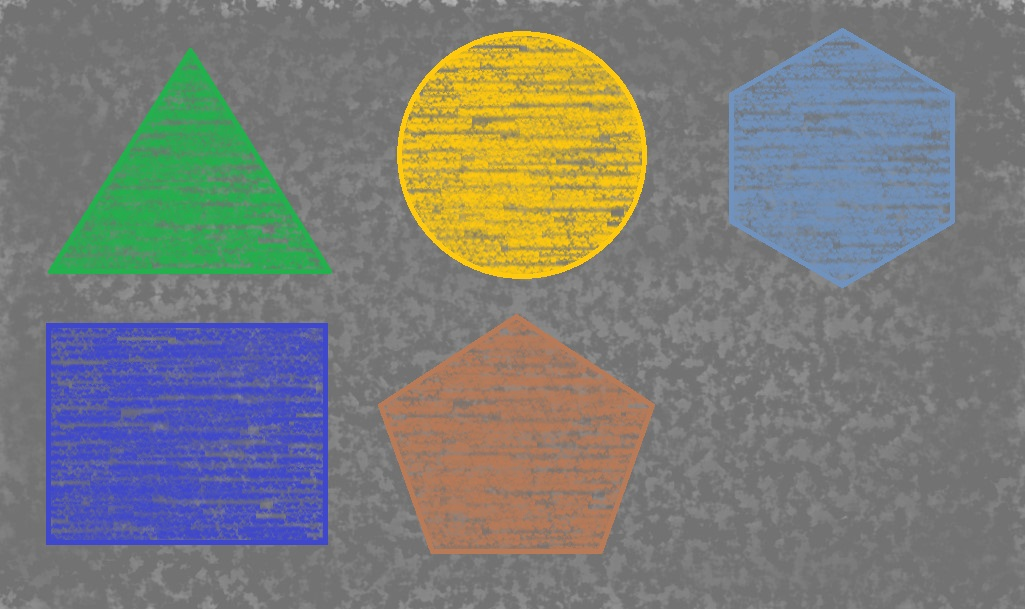
#> input picture shapes_nonsolid.jpg, 1025 x 609 px; its folder holds 4 pictures in this run
$ python test_examples.py
#> lines starting #> are read from the running program, lines starting #| are printed output that depends on the picture; after the words box and inside, x2 and y2 are one past the last pixel; in counts of white or black regions, pixels touching at a corner belong together
#> the answer given: 1
#> the answer given: 1
#> further down, img is the input picture: shape (609, 1025, 3); mean B, G, R 120, 124.5, 122.9
### GSD.py
import numpy as np
import cv2

seg2shape = {
    3: "Triangle",
    5: "Pentagon",
    6: "Hexagon",
    7: "Heptagon",
    8: "Octagon",
    9: "Nonagon",
    10: "Decagon"
}

def detect_shape(cnt):
    epsilon = 0.01*cv2.arcLength(cnt, True)
    approx = cv2.approxPolyDP(cnt,epsilon,True)

    num_segments = int(len(approx))
    M = cv2.moments(cnt)
    cx = int(M['m10']/M['m00'])
    cy = int(M['m01']/M['m00'])

    if num_segments > 10:
        dist = np.asarray(approx).reshape((len(approx), -1)) - np.asarray([[cx, cy]])
        dist = dist**2
        dist = np.sqrt(dist[:,0] + dist[:,1])
        majorAxis = np.max(dist)
        minorAxis = np.min(dist)
        diff = majorAxis - minorAxis
        a1 = cv2.contourArea(cnt)
        a2 = np.pi*majorAxis*minorAxis
        areaDiff = abs(a2-a1)

        if areaDiff < 500:
            if diff < 12:
                return ["Circle", cx, cy]
            else:
                return ["Ellipse", cx, cy]
        else:
            return ["None", cx, cy]
    elif num_segments > 2:
        if num_segments == 4:
            cos = []
            x = np.asarray([(approx[3][0][0] - approx[0][0][0]), (approx[3][0][1] - approx[0][0][1])])
            y = np.asarray([(approx[1][0][0] - approx[0][0][0]), (approx[1][0][1] - approx[0][0][1])])
            cos.append(abs(np.sum(x*y)/np.sqrt(np.sum(x*x)*np.sum(y*y))))
            diff = abs(np.sqrt(np.sum(x*x)) - np.sqrt(np.sum(y*y)))

            for i in range(1, 3):
                x = np.asarray([(approx[i-1][0][0] - approx[i][0][0]), (approx[i-1][0][1] - approx[i][0][1])])
                y = np.asarray([(approx[i+1][0][0] - approx[i][0][0]), (approx[i+1][0][1] - approx[i][0][1])])
                cos.append(abs(np.sum(x*y)/np.sqrt(np.sum(x*x)*np.sum(y*y))))

            if (cos[0] <0.01) and (cos[1] <0.01) and (cos[2] <0.01):
                if diff < 6:
                    return ["Square", cx, cy]
                else:
                    return ["Rectangle", cx, cy]
            else:
                return ["Quadrilateral", cx, cy]

        return [seg2shape[num_segments], cx, cy]
    else:
        return ["None", cx, cy]

def find_GS(img, test_img="test", debug_flag=0):
#> called with test_img = 'shapes_nonsolid', debug_flag = 1
    kernel = np.ones((5,5),np.uint8)
    fimg = np.copy(img)
    final_edges = 0*np.copy(img[:, :, 1])
#> final_edges: shape (426, 718); every value is 0

    for ch in range(3):
        imgray = np.copy(img[:,:,ch])
        imgray = cv2.bilateralFilter(imgray,6,50,50)
        if debug_flag:
                        cv2.imwrite("outputs/Grey_" + test_img + "_" + str(ch) + ".jpg", imgray)
        edges = cv2.Canny(imgray,100,200)
        edges = cv2.dilate(edges,kernel,iterations = 2)
        edges = cv2.erode(edges,kernel,iterations = 2)
        if debug_flag:
            cv2.imwrite("outputs/Edges_" + test_img + "_" + str(ch) + ".jpg", edges)
        final_edges += edges
#> this loop made 3 passes
#> pass 1, in find_GS, `imgray = np.copy(img[:,:,ch])`:
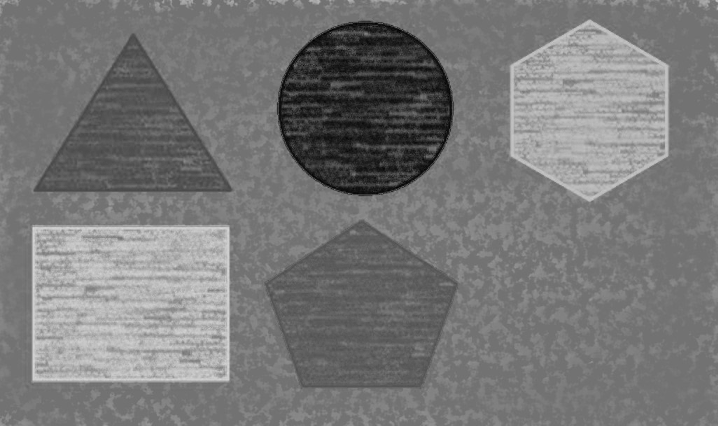
#> imgray: shape (426, 718); min 0, max 216, mean 120
#> pass 1, in find_GS, `edges = cv2.Canny(imgray,100,200)`:
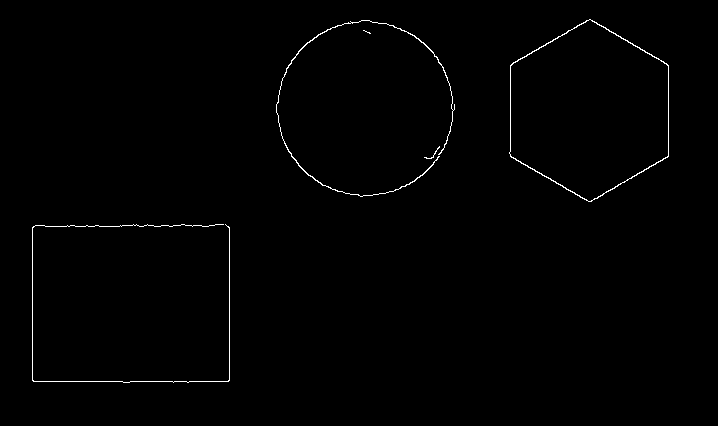
#> edges: shape (426, 718); 0.68% white in thin lines or dots, all inside (x1, y1, x2, y2) = (32, 19, 669, 383)
#> after the loop:
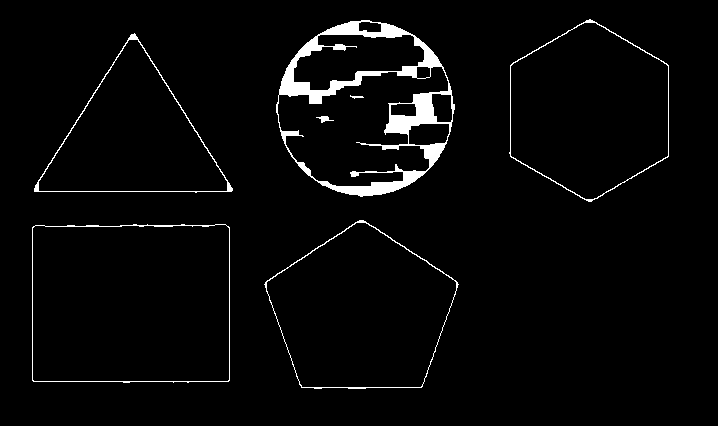
#> final_edges: shape (426, 718); min 0, max 255, mean 7.8
#> after the loop:
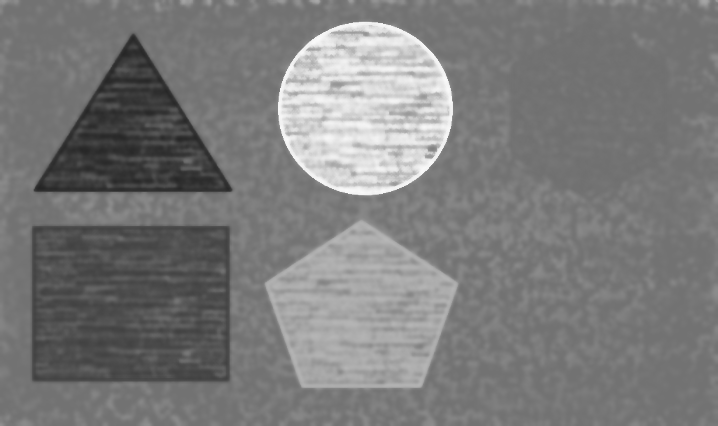
#> imgray: shape (426, 718); min 36, max 251, mean 122.9

    final_edges = np.uint8(final_edges)
    if debug_flag:
        cv2.imwrite("outputs/Edges_" + test_img + ".jpg", final_edges)

    contours, hierarchy = cv2.findContours(final_edges, cv2.RETR_TREE, cv2.CHAIN_APPROX_SIMPLE)
#> contours = 18 contours, 1 with area under 20; largest, box (x1, y1, x2, y2) and area: (32, 224, 230, 383) 30701, (32, 224, 230, 382) 30621, (276, 20, 455, 197) 24062, (264, 220, 459, 389) 22756, (266, 222, 457, 388) 22571
    dimg = cv2.drawContours(np.copy(img), contours, -1, (0,255,0), 3)
    if debug_flag:
        cv2.imwrite("outputs/Contours_" + test_img + ".jpg", dimg)
    dimg = np.copy(img)

    for i in range(len(hierarchy[0])):
        if hierarchy[0][i][3] == -1:
            cnt = contours[i]
            [shape, cx, cy] = detect_shape(cnt)

            if shape != "None":
                fimg = cv2.drawContours(fimg, [cnt], 0, (0,255,0), 3)
                dimg = cv2.drawContours(dimg, [cnt], 0, (0,255,0), 3)
                font = cv2.FONT_HERSHEY_SIMPLEX
                cv2.putText(fimg, shape, (cx, cy), font, 0.5, (255,255,255), 1, cv2.LINE_AA)
#> this loop made 18 passes
#> (epsilon in detect_shape, num_segments in detect_shape, cx, cy, majorAxis in detect_shape, minorAxis in detect_shape, diff in detect_shape, a1 in detect_shape) on pass 7: (5.84, 15, 364, 107, 90.02, 86.33, 3.69, 24061.5)
#> (epsilon in detect_shape, approx in detect_shape, num_segments in detect_shape, cx, cy, diff in detect_shape) on pass 1: (7.11, [[229, 227], [33, 226], [32, 380], [228, 381]], 4, 130, 303, 42)
#> pass 1, in find_GS, `fimg = cv2.drawContours(fimg, [cnt], 0, (0,255,0), 3)`:
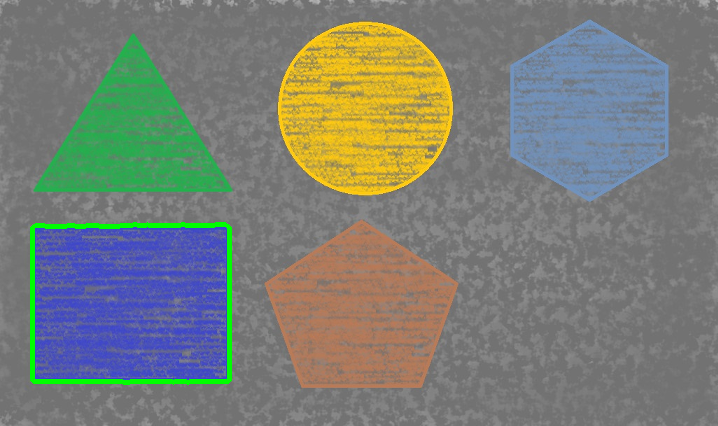
#> fimg: shape (426, 718, 3); mean B, G, R 118.2, 126.3, 121.9
#> after the loop:
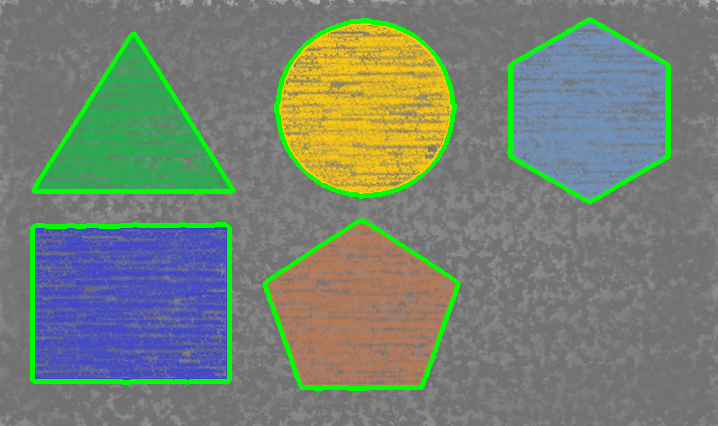
#> dimg: shape (426, 718, 3); mean B, G, R 114.6, 130.2, 117.6
#> after the loop:
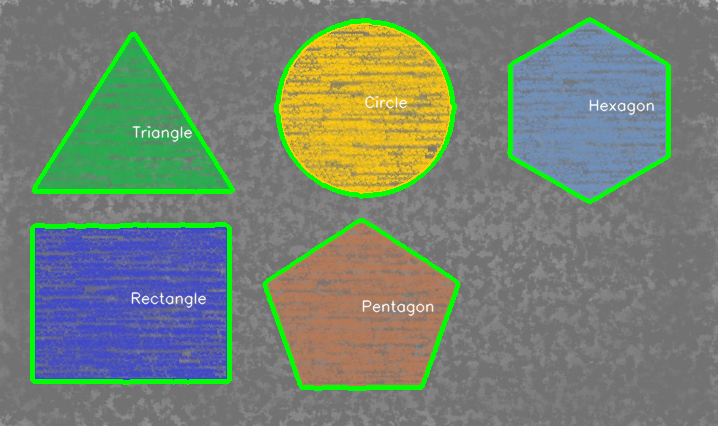
#> fimg: shape (426, 718, 3); mean B, G, R 115, 130.6, 118

    if debug_flag:
        cv2.imwrite("outputs/Filetered_Contours_" + test_img + ".jpg", dimg)
        cv2.imwrite("outputs/Final_" + test_img + ".jpg", fimg)

    return fimg

### test_examples.py
import numpy as np
import cv2
from GSD import find_GS

debug_flag = int(input("Do you want to get output images at each process? \nEnter 1 for YES \nEnter 0 for NO \n"))
test_type = {
    0: "shapes_solid",
    1: "shapes_nonsolid",
    2: "shapes_dis",
    3: "shapes_misc",
}

tt = int(input("Enter 0 for Solid Shapes Example \nEnter 1 for Non-Solid Shapes Example \nEnter 2 for Example to distinguish between Quadrilaterals and Ellipse One \nEnter 3 for other misc examples \n"))
test_img = test_type[tt]

img = cv2.imread(test_img + ".jpg")
img = cv2.resize(img,None,fx=0.7, fy=0.7, interpolation = cv2.INTER_CUBIC)
fimg = find_GS(img, test_img, debug_flag)

cv2.imshow("Original", img)
cv2.imshow("Final", fimg)

cv2.waitKey(0)
cv2.destroyAllWindows()
